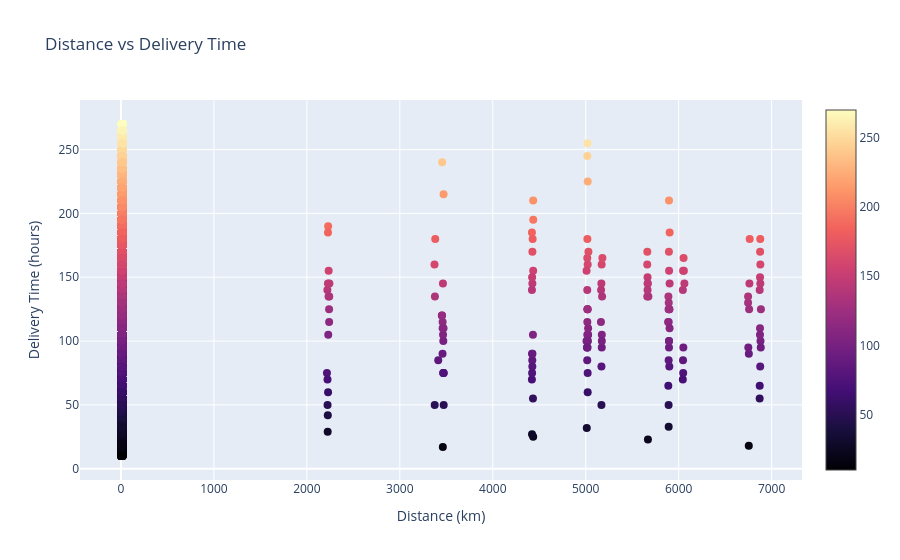

Write notebook code for a chart like this one.
### Markdown cell above
#### Relationship between Distance and Delivery Time

### Code cell
def plot_distance_vs_delivery_plotly(df):
    if df.empty or 'Distance' not in df.columns:
        return go.Figure()
    fig = go.Figure(go.Scatter(
        x=df['Distance'], 
        y=df['Delivery_Time'],
        mode='markers',
        marker=dict(color=df['Delivery_Time'], colorscale='magma', size=8, showscale=True),
        hovertemplate='Distance: %{x:.1f}km<br>Delivery Time: %{y:.1f}h'
    ))
    fig.update_layout(title='Distance vs Delivery Time', xaxis_title='Distance (km)', yaxis_title='Delivery Time (hours)')
    return fig 

plot_distance_vs_delivery_plotly(df)  # Renders scatter plot and prints insights

### Figure 1 — Plotly figure (JSON) as saved in the notebook; plotly's stock layout.template omitted (floating-point values rounded to 4 significant figures; data arrays with more than 128 entries replaced by an {"elided": "..."} marker saying what was removed)
{"data": [{"hovertemplate": "Distance: %{x:.1f}km<br>Delivery Time: %{y:.1f}h", "marker": {"color": {"elided": "43648 int values"}, "colorscale": [[0, "#000004"], [0.1111, "#180f3d"], [0.2222, "#440f76"], [0.3333, "#721f81"], [0.4444, "#9e2f7f"], [0.5556, "#cd4071"], [0.6667, "#f1605d"], [0.7778, "#fd9668"], [0.8889, "#feca8d"], [1, "#fcfdbf"]], "showscale": true, "size": 8}, "mode": "markers", "type": "scatter", "x": {"elided": "43648 float values"}, "y": {"elided": "43648 int values"}}], "layout": {"title": {"text": "Distance vs Delivery Time"}, "xaxis": {"title": {"text": "Distance (km)"}}, "yaxis": {"title": {"text": "Delivery Time (hours)"}}}}
